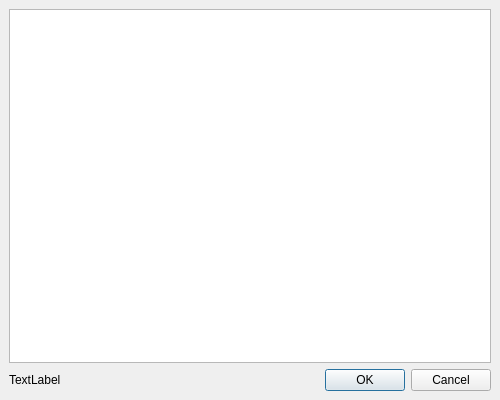
<?xml version="1.0" encoding="UTF-8"?>
<ui version="4.0">
 <class>MainWindow</class>
 <widget class="QMainWindow" name="MainWindow">
  <property name="geometry">
   <rect>
    <x>0</x>
    <y>0</y>
    <width>500</width>
    <height>400</height>
   </rect>
  </property>
  <property name="minimumSize">
   <size>
    <width>500</width>
    <height>400</height>
   </size>
  </property>
  <property name="windowTitle">
   <string>MainWindow</string>
  </property>
  <widget class="QWidget" name="centralwidget">
   <layout class="QGridLayout" name="gridLayout">
    <item row="1" column="0">
     <widget class="QLabel" name="label">
      <property name="sizePolicy">
       <sizepolicy hsizetype="Preferred" vsizetype="Preferred">
        <horstretch>1</horstretch>
        <verstretch>0</verstretch>
       </sizepolicy>
      </property>
      <property name="text">
       <string>TextLabel</string>
      </property>
     </widget>
    </item>
    <item row="1" column="1" alignment="Qt::AlignBottom">
     <widget class="QDialogButtonBox" name="buttonBox">
      <property name="standardButtons">
       <set>QDialogButtonBox::Cancel|QDialogButtonBox::Ok</set>
      </property>
     </widget>
    </item>
    <item row="0" column="0" colspan="2">
     <widget class="QTreeView" name="treeView"/>
    </item>
   </layout>
  </widget>
 </widget>
 <resources/>
 <connections/>
</ui>
